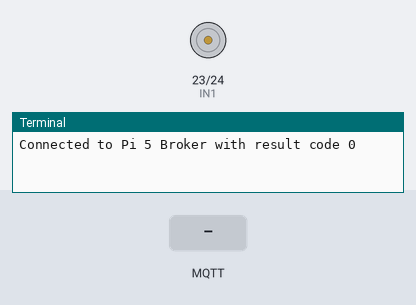
A program run on a simulated Raspberry Pi (BCM pin numbers). On the bench: motor-driver pin pairs drawn as motors (green arrow = first pin HIGH = forward, orange = second pin HIGH = backward, longer = more drive, scaled by the enable pin), the last lines printed to the terminal. Inputs (shaded band) come from the test bench. No MQTT or app messages arrive unless stated.

Above: at 1.3 s.
1.4 s: MQTT message "forward" arrives on the first subscribed topic
At 1.9 s:
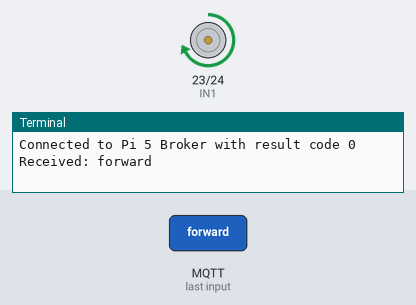
2.9 s: MQTT message "stop" arrives on the first subscribed topic
At 4.3 s:
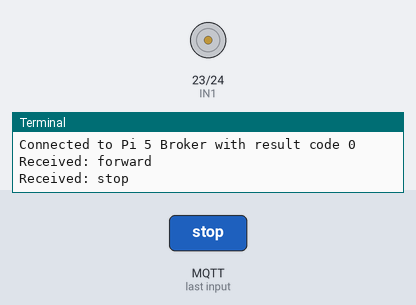
Timing chart, 0 to 5.9 s (numbered marks = the images above; inputs shaded):
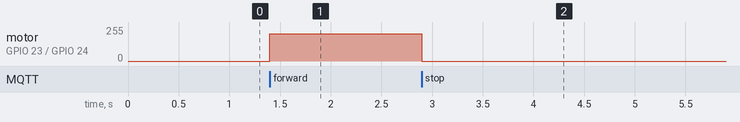

Measured:
- after the input at 1.4 s, motor on GPIO 23 (IN1) / GPIO 24 (IN2): stopped → forward 204/255 at once
- after the input at 2.9 s, motor on GPIO 23 (IN1) / GPIO 24 (IN2): forward 204/255 → stopped at once

The program:

motor_control.py
```python
# Python

import paho.mqtt.client as mqtt
import RPi.GPIO as GPIO

# ตั้งค่าขา GPIO สำหรับ L298N
ENA = 18  # ความเร็วมอเตอร์ (PWM)
IN1 = 23
IN2 = 24

GPIO.setmode(GPIO.BCM)
GPIO.setup(ENA, GPIO.OUT)
GPIO.setup(IN1, GPIO.OUT)
GPIO.setup(IN2, GPIO.OUT)

pwm = GPIO.PWM(ENA, 100)  # ความถี่ 100Hz
pwm.start(0)

# ฟังก์ชันเมื่อเชื่อมต่อ MQTT สำเร็จ


def on_connect(client, userdata, flags, rc):
    print("Connected to Pi 5 Broker with result code "+str(rc))
    client.subscribe("robot/motor")  # รอฟังหัวข้อนี้

# ฟังก์ชันเมื่อได้รับข้อความ (คำสั่ง)


def on_message(client, userdata, msg):
    command = msg.payload.decode()
    print(f"Received: {command}")

    if command == "forward":
        GPIO.output(IN1, GPIO.HIGH)
        GPIO.output(IN2, GPIO.LOW)
        pwm.ChangeDutyCycle(80)  # วิ่งความเร็ว 80%
    elif command == "stop":
        GPIO.output(IN1, GPIO.LOW)
        GPIO.output(IN2, GPIO.LOW)
        pwm.ChangeDutyCycle(0)


client = mqtt.Client()
client.on_connect = on_connect
client.on_message = on_message

# ใส่ IP Address ของ Pi 5 ที่นี่
client.connect("192.168.1.XX", 1883, 60)

client.loop_forever()  # รันค้างไว้เพื่อรอรับคำสั่ง
```
